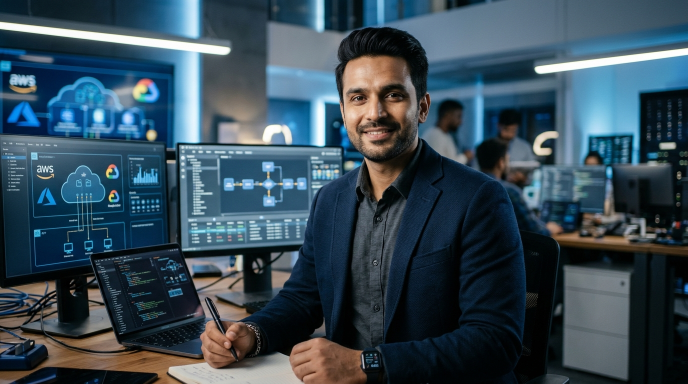
#> input picture assets/handsome_engineer.jpg, 1376 x 768 px, found by its file name (shown at 1/2 size); its folder holds 7 pictures in this run
$ python render_oneps_master_90s.py
#> lines starting #> are read from the running program, lines starting #| are printed output that depends on the picture
#!/usr/bin/env python3
"""
Cloud Engineering Master Video Production Engine (Updated Edition)
Creative Direction: Cinematic Futuristic · 90 Seconds · 16:9 Master · Indian Male Deep AI Narration (en-IN-PrabhatNeural)
Updates:
1. Natural deep Indian male voice in his 30s (en-IN-PrabhatNeural @ -4Hz, +6% rate)
2. Removed all OnePS branding from video images completely
3. Featured handsome Indian male engineer portrait in Scene 02 (The Engineer)
"""

import os
import sys
import math
import asyncio
import subprocess
import wave
import numpy as np
from PIL import Image, ImageDraw, ImageFont, ImageFilter, ImageEnhance

WIDTH = 1920
HEIGHT = 1080
FPS = 30
SAMPLE_RATE = 48000
TOTAL_DURATION = 90.0
TOTAL_FRAMES = int(FPS * TOTAL_DURATION)
TOTAL_SAMPLES = int(SAMPLE_RATE * TOTAL_DURATION)

FFMPEG_BIN = "/Users/sanjeevsingh/.local/bin/ffmpeg"
WORKSPACE_DIR = "/Users/sanjeevsingh/DevOps/sanjiivsingh"
ASSETS_DIR = os.path.join(WORKSPACE_DIR, "assets")
SCRIPTS_DIR = os.path.join(WORKSPACE_DIR, "scripts")
CAPTIONS_DIR = os.path.join(WORKSPACE_DIR, "docs")
DOCKER_SHOWREEL_DIR = "/Users/sanjeevsingh/DevOps/Docker/sanjeevsingh.oneps.in/video-showreel"

OUTPUT_MP4 = os.path.join(ASSETS_DIR, "intro.mp4")
OUTPUT_POSTER = os.path.join(ASSETS_DIR, "showreel_poster.jpg")
OUTPUT_WEBP = os.path.join(ASSETS_DIR, "intro_preview.webp")
OUTPUT_WAV = "/tmp/master_soundtrack_90s.wav"

# Fonts
FONT_TITLE = ImageFont.truetype("/System/Library/Fonts/Helvetica.ttc", 36, index=1)
FONT_SUBTITLE = ImageFont.truetype("/System/Library/Fonts/Helvetica.ttc", 20, index=0)
FONT_MONO = ImageFont.truetype("/System/Library/Fonts/Menlo.ttc", 16, index=0)
FONT_MONO_BOLD = ImageFont.truetype("/System/Library/Fonts/Menlo.ttc", 16, index=1)
FONT_MONO_CODE = ImageFont.truetype("/System/Library/Fonts/Menlo.ttc", 18, index=0)
FONT_BRAND_NAME = ImageFont.truetype("/System/Library/Fonts/Helvetica.ttc", 62, index=1)
FONT_BRAND_ROLE = ImageFont.truetype("/System/Library/Fonts/Helvetica.ttc", 25, index=1)
FONT_QUOTE = ImageFont.truetype("/System/Library/Fonts/Helvetica.ttc", 22, index=2)

# Color Palette (Deep Navy / Electric Cyan / Emerald Green / Amber Gold)
CYAN_ACCENT = (0, 210, 255)
GREEN_ACCENT = (0, 255, 180)
GOLD_ACCENT = (255, 205, 85)
TEXT_WHITE = (255, 255, 255)
TEXT_MUTED = (180, 205, 230)
BORDER_CYAN = (0, 210, 255, 120)
PANEL_BG = (8, 14, 28, 230)

SCENES = [
    {
        "id": "scene_01",
        "num": 1,
        "name": "THE DIGITAL HORIZON",
        "duration": 5.0,
        "title": "BUILD. SECURE. SCALE.",
        "subtitle": "Enterprise Cloud Infrastructure · Platform Automation",
        "overlay": "From Cloud Complexity to Engineering Confidence",
        "tags": ["GLOBAL TRANSIT", "AZURE CLOUD", "TERRAFORM IaC"],
        "base_key": "globe",
        "motion": "zoom_in"
    },
    {
        "id": "scene_02",
        "num": 2,
        "name": "THE ENGINEER",
        "duration": 7.0,
        "title": "SANJEEV SINGH / DEVOPS & CLOUD ARCHITECT",
        "subtitle": "Turning cloud complexity into practical, repeatable engineering solutions.",
        "overlay": "Senior DevOps & Cloud Architecture Consultant",
        "tags": ["10+ YRS GOVERNANCE", "5+ YRS AZURE & IaC", "ZERO-TRUST DEFENSE"],
        "base_key": "engineer",
        "motion": "pan_right"
    },
    {
        "id": "scene_03",
        "num": 3,
        "name": "THE CLOUD JOURNEY",
        "duration": 8.0,
        "title": "FROM COMPLEXITY TO CLARITY",
        "subtitle": "Eliminating manual, fragmented operations with codified cloud architecture.",
        "overlay": "Harmonizing fragmented operations into repeatable systems",
        "tags": ["MANUAL → CODIFIED", "ZERO CONFIG DRIFT", "ENTERPRISE MESH"],
        "base_key": "network",
        "motion": "drift"
    },
    {
        "id": "scene_04",
        "num": 4,
        "name": "INFRASTRUCTURE AS CODE",
        "duration": 7.0,
        "title": "TERRAFORM / REUSABLE MODULES / REPEATABLE INFRASTRUCTURE",
        "subtitle": "From Azure infrastructure to reusable Terraform modules, environments become consistent.",
        "overlay": "Reusable infrastructure. Consistent deployments.",
        "tags": ["MODULAR HCL", "STATE LEASE LOCKING", "ZERO DRIFT"],
        "base_key": "code_bg",
        "motion": "zoom_in"
    },
    {
        "id": "scene_05",
        "num": 5,
        "name": "AZURE ARCHITECTURE",
        "duration": 7.0,
        "title": "AZURE CLOUD FOUNDATIONS",
        "subtitle": "Secure multi-subscription landing zones with centralized transit firewall and private endpoints.",
        "overlay": "Designed around real workloads.",
        "tags": ["HUB-AND-SPOKE VNets", "AZURE FIREWALL", "PRIVATE LINK", "CAF COMPLIANT"],
        "base_key": "network",
        "motion": "pan_left_to_right"
    },
    {
        "id": "scene_06",
        "num": 6,
        "name": "CI/CD IN MOTION",
        "duration": 7.0,
        "title": "AUTOMATE THE PATH TO PRODUCTION",
        "subtitle": "With automated pipelines, validation, security checks, and controlled deployments.",
        "overlay": "Automated workflows. Controlled changes.",
        "tags": ["GITHUB ACTIONS", "AZURE DEVOPS", "CONTROLLED GATES"],
        "base_key": "pipeline",
        "motion": "pan_right"
    },
    {
        "id": "scene_07",
        "num": 7,
        "name": "QUALITY GATES",
        "duration": 6.0,
        "title": "VALIDATE. REVIEW. DEPLOY.",
        "subtitle": "Automated scan output and approval gates guarantee zero vulnerabilities reach production.",
        "overlay": "Validate early. Review intelligently.",
        "tags": ["TFLINT", "CHECKOV SAST", "TFSEC", "GITLEAKS"],
        "base_key": "pipeline",
        "motion": "zoom_in"
    },
    {
        "id": "scene_08",
        "num": 8,
        "name": "MODERN WORKLOADS",
        "duration": 7.0,
        "title": "CONTAINERS / ORCHESTRATION / SCALABILITY",
        "subtitle": "From networking and compute to containers, identity, and secrets management.",
        "overlay": "Production Kubernetes & Microservices.",
        "tags": ["AZURE KUBERNETES SERVICE", "WORKLOAD IDENTITY", "HPA AUTOSCALING"],
        "base_key": "cloud",
        "motion": "pull_back"
    },
    {
        "id": "scene_09",
        "num": 9,
        "name": "SECURITY BY DESIGN",
        "duration": 8.0,
        "title": "SECURE FOUNDATIONS. CONTROLLED ACCESS.",
        "subtitle": "Building secure foundations with least-privilege RBAC, secret protection, and policy enforcement.",
        "overlay": "Defense-in-depth & Least-Privilege Governance.",
        "tags": ["ZERO TRUST", "ENTRA ID OIDC", "KEY VAULT HSM", "POLICY AUDIT"],
        "base_key": "cloud",
        "motion": "drift"
    },
    {
        "id": "scene_10",
        "num": 10,
        "name": "OPERATIONAL VISIBILITY",
        "duration": 8.0,
        "title": "OBSERVE. TROUBLESHOOT. IMPROVE.",
        "subtitle": "And beyond deployment, the goal is clear: improve visibility, simplify operations.",
        "overlay": "Continuous monitoring & Proactive incident reduction.",
        "tags": ["AZURE MONITOR", "LOG ANALYTICS", "PROMETHEUS", "DISTRIBUTED TRACING"],
        "base_key": "cloud",
        "motion": "pan_right"
    },
    {
        "id": "scene_11",
        "num": 11,
        "name": "BUSINESS OUTCOMES",
        "duration": 10.0,
        "title": "CONSISTENCY / VISIBILITY / CONTROL",
        "subtitle": "Transforming fragmented operations into scalable cloud platforms that grow with your business.",
        "overlay": "Scalable cloud engineering that grows with your business.",
        "tags": ["ZERO DRIFT", "FINOPS OPTIMIZATION", "SUSTAINABLE SCALE"],
        "base_key": "network",
        "motion": "zoom_in"
    },
    {
        "id": "scene_12",
        "num": 12,
        "name": "PLATFORM ENGINEERING FINALE",
        "duration": 10.0,
        "title": "SANJEEV SINGH — BUILD. SECURE. SCALE.",
        "subtitle": "One point for your cloud engineering journey.",
        "overlay": "From Cloud Complexity to Engineering Confidence",
        "tags": ["AZURE CLOUD", "MODULAR TERRAFORM", "DEVSECOPS", "KUBERNETES"],
        "base_key": "endcard",
        "motion": "breathe"
    }
]

TAKES = [
    {
        "id": "take1_opening",
        "start": 0.5,
        "text": "Every great digital idea needs more than code. It needs a cloud foundation built to perform, adapt, and grow."
    },
    {
        "id": "take2_intro",
        "start": 10.5,
        "text": "I'm Sanjeev Singh, a DevOps and cloud engineer. Through OnePS, I help businesses turn cloud complexity into practical engineering solutions."
    },
    {
        "id": "take3_iac",
        "start": 22.5,
        "text": "From Azure infrastructure to reusable Terraform modules, I help make environments consistent, repeatable, and easier to manage."
    },
    {
        "id": "take4_cicd",
        "start": 34.5,
        "text": "With automated pipelines, validation, security checks, and controlled deployments, infrastructure changes become more predictable and easier to review."
    },
    {
        "id": "take5_arch_sec",
        "start": 47.5,
        "text": "From networking and compute to containers, identity, and secrets management, I focus on building secure foundations that support real workloads."
    },
    {
        "id": "take6_ops",
        "start": 61.5,
        "text": "And beyond deployment, the goal is clear: improve visibility, simplify operations, and create room for sustainable growth."
    },
    {
        "id": "take7_invite",
        "start": 72.5,
        "text": "Whether you're launching a startup, modernizing infrastructure, or improving your delivery workflows, let's build your next cloud milestone together. OnePS. One point for your cloud engineering journey."
    }
]

async def synthesize_all_narration_takes(temp_dir="/tmp/oneps_audio_indian"):
    import edge_tts
    os.makedirs(temp_dir, exist_ok=True)
    voice_track = np.zeros(TOTAL_SAMPLES, dtype=np.float32)

    print("Synthesizing voice narration with deep Indian male neural voice (en-IN-PrabhatNeural)...")
    for take in TAKES:
        mp3_p = os.path.join(temp_dir, f"{take['id']}.mp3")
        wav_p = os.path.join(temp_dir, f"{take['id']}.wav")

        # Deep Indian male in his 30s
        tts = edge_tts.Communicate(text=take["text"], voice="en-IN-PrabhatNeural", rate="+6%", pitch="-4Hz")
        await tts.save(mp3_p)

        # Convert to 48kHz mono WAV with rich broadcast EQ (subtle warm bass boost + crisp clarity)
        cmd_ff = [
            FFMPEG_BIN, "-y", "-i", mp3_p,
            "-af", "highpass=f=75,equalizer=f=180:t=q:w=1.0:g=2.0,equalizer=f=3200:t=q:w=1.2:g=2.2,alimiter=limit=0.95",
            "-ar", str(SAMPLE_RATE), "-ac", "1", wav_p
        ]
        subprocess.run(cmd_ff, stdout=subprocess.DEVNULL, stderr=subprocess.DEVNULL, check=True)

        with wave.open(wav_p, "rb") as wf:
            data = wf.readframes(wf.getnframes())
            samples = np.frombuffer(data, dtype=np.int16).astype(np.float32) / 32768.0

        start_idx = int(take["start"] * SAMPLE_RATE)
        end_idx = min(start_idx + len(samples), TOTAL_SAMPLES)
        length = end_idx - start_idx
        voice_track[start_idx:end_idx] += samples[:length] * 0.96

    return voice_track

def generate_soundtrack():
    print(f"Synthesizing 90-second soundtrack with dynamic ducking...")
    # 1. Voice
    voice_track = asyncio.run(synthesize_all_narration_takes())

    # 2. Cinematic Music Bed
    left = np.zeros(TOTAL_SAMPLES, dtype=np.float32)
    right = np.zeros(TOTAL_SAMPLES, dtype=np.float32)

    chords = [
        (0.0, 10.0, [65.41, 130.81, 155.56, 196.00, 261.63, 311.13]),
        (10.0, 20.0, [51.91, 103.83, 130.81, 155.56, 207.65, 261.63]),
        (20.0, 34.0, [77.78, 155.56, 196.00, 233.08, 311.13, 392.00]),
        (34.0, 47.0, [58.27, 116.54, 146.83, 174.61, 233.08, 293.66]),
        (47.0, 55.0, [43.65, 87.31, 130.81, 155.56, 174.61, 261.63]),
        (55.0, 70.0, [65.41, 130.81, 155.56, 196.00, 233.08, 261.63]),
        (70.0, 80.0, [51.91, 103.83, 130.81, 155.56, 207.65, 261.63, 311.13]),
        (80.0, 85.0, [58.27, 116.54, 146.83, 174.61, 233.08, 293.66, 349.23]),
        (85.0, 90.0, [65.41, 130.81, 196.00, 261.63, 329.63, 392.00, 523.25])
    ]

    for start_t, end_t, freqs in chords:
        if start_t >= TOTAL_DURATION:
            continue
        actual_end = min(end_t, TOTAL_DURATION)
        idx_s = int(start_t * SAMPLE_RATE)
        idx_e = int(actual_end * SAMPLE_RATE)
        dur = actual_end - start_t
        t_chord = np.linspace(0, dur, idx_e - idx_s, endpoint=False)

        attack = min(1.5, dur * 0.25)
        release = min(2.5, dur * 0.3)
        env = np.ones_like(t_chord)
        att_idx = int(attack * SAMPLE_RATE)
        rel_idx = int(release * SAMPLE_RATE)
        if att_idx > 0:
            env[:att_idx] = 0.5 * (1 - np.cos(np.pi * np.linspace(0, 1, att_idx)))
        if rel_idx > 0:
            env[-rel_idx:] = 0.5 * (1 + np.cos(np.pi * np.linspace(0, 1, rel_idx)))

        for i, f in enumerate(freqs):
            detune_l = np.sin(2 * np.pi * (f - 0.22) * t_chord)
            detune_r = np.sin(2 * np.pi * (f + 0.22) * t_chord)
            harm_l = 0.25 * np.sin(4 * np.pi * f * t_chord)
            harm_r = 0.25 * np.sin(4 * np.pi * f * t_chord)
            amp = (0.09 / (1 + 0.35 * i))
            left[idx_s:idx_e] += (detune_l + harm_l) * env * amp
            right[idx_s:idx_e] += (detune_r + harm_r) * env * amp

    # Transition braams
    scene_starts = [0.0, 5.0, 12.0, 20.0, 27.0, 34.0, 41.0, 47.0, 54.0, 62.0, 70.0, 80.0]
    for t_imp in scene_starts:
        if t_imp >= TOTAL_DURATION - 2.0:
            continue
        imp_dur = min(4.0, TOTAL_DURATION - t_imp)
        idx_s = int(t_imp * SAMPLE_RATE)
        idx_e = idx_s + int(imp_dur * SAMPLE_RATE)
        t_imp_arr = np.linspace(0, imp_dur, idx_e - idx_s, endpoint=False)

        freq_pitch = 60.0 * np.exp(-t_imp_arr * 1.6) + 30.0
        phase = 2 * np.pi * np.cumsum(freq_pitch) / SAMPLE_RATE
        env_imp = np.exp(-t_imp_arr * 0.95)

        sub = 0.35 * np.sin(phase) * env_imp
        sat = 0.12 * np.sin(phase * 2) * env_imp
        noise = (np.random.rand(len(t_imp_arr)) * 2 - 1) * np.exp(-t_imp_arr * 16.0) * 0.10
        left[idx_s:idx_e] += (sub + sat + noise)
        right[idx_s:idx_e] += (sub + sat + noise)

    # Rhythmic Pulses
    beat_step = 0.3
    for b in np.arange(10.0, 85.0, beat_step):
        idx_b = int(b * SAMPLE_RATE)
        tick_len = int(0.04 * SAMPLE_RATE)
        if idx_b + tick_len > TOTAL_SAMPLES:
            break
        t_tick = np.linspace(0, 0.04, tick_len, endpoint=False)
        tick_env = np.exp(-t_tick * 85.0)
        pan = 0.25 * np.sin(2 * np.pi * b * 0.3)
        pitch = 2200 if int(b / beat_step) % 2 == 0 else 3300
        tick_wave = 0.035 * np.sin(2 * np.pi * pitch * t_tick) * tick_env
        left[idx_b:idx_b + tick_len] += tick_wave * (0.5 - pan)
        right[idx_b:idx_b + tick_len] += tick_wave * (0.5 + pan)

    # Resolution Chime
    chime_start = 85.0
    idx_c_s = int(chime_start * SAMPLE_RATE)
    idx_c_e = TOTAL_SAMPLES
    t_chime = np.linspace(0, (idx_c_e - idx_c_s)/SAMPLE_RATE, idx_c_e - idx_c_s, endpoint=False)
    chime_env = np.exp(-t_chime * 0.5)
    for cf in [523.25, 659.25, 783.99, 1046.50, 1318.51]:
        chime_w = 0.05 * np.sin(2 * np.pi * cf * t_chime) * chime_env
        left[idx_c_s:idx_c_e] += chime_w
        right[idx_c_s:idx_c_e] += chime_w

    # Dynamic speech ducking
    window_size = int(0.05 * SAMPLE_RATE)
    envelope = np.convolve(np.abs(voice_track), np.ones(window_size) / window_size, mode='same')
    speech_active = (envelope > 0.015).astype(np.float32)

    duck_gain = np.ones(TOTAL_SAMPLES, dtype=np.float32)
    curr_gain = 1.0
    att_coeff = 1.0 - np.exp(-1.0 / (0.15 * SAMPLE_RATE))
    rel_coeff = 1.0 - np.exp(-1.0 / (0.40 * SAMPLE_RATE))
    for i in range(TOTAL_SAMPLES):
        target = 0.20 if speech_active[i] > 0.5 else 1.0
        curr_gain += (target - curr_gain) * (att_coeff if target < curr_gain else rel_coeff)
        duck_gain[i] = curr_gain

    master_l = left * duck_gain + voice_track * 1.25
    master_r = right * duck_gain + voice_track * 1.25
    peak = max(np.max(np.abs(master_l)), np.max(np.abs(master_r)), 1e-5)
    master_l = (master_l / peak) * 0.92
    master_r = (master_r / peak) * 0.92

    stereo = np.empty((TOTAL_SAMPLES, 2), dtype=np.int16)
    stereo[:, 0] = (master_l * 32767).astype(np.int16)
    stereo[:, 1] = (master_r * 32767).astype(np.int16)

    with wave.open(OUTPUT_WAV, "wb") as wf:
        wf.setnchannels(2)
        wf.setsampwidth(2)
        wf.setframerate(SAMPLE_RATE)
        wf.writeframes(stereo.tobytes())
    print("Soundtrack successfully exported to:", OUTPUT_WAV)

def load_base_graphics():
    print("Loading and preparing high-definition base visuals...")
    g_dir = os.path.join(DOCKER_SHOWREEL_DIR, "graphics")
    w_scaled = int(WIDTH * 1.15)
    h_scaled = int(HEIGHT * 1.15)

    def prep_img(path):
        if os.path.exists(path):
            im = Image.open(path).convert("RGB")
            im_large = im.resize((w_scaled, h_scaled), Image.Resampling.LANCZOS)
            return ImageEnhance.Sharpness(im_large).enhance(1.2)
        return Image.new("RGB", (w_scaled, h_scaled), (6, 12, 24))

    graphics = {
        "globe": prep_img(os.path.join(g_dir, "scene1_cloud_vision.jpg")),
        "engineer": prep_img(os.path.join(ASSETS_DIR, "handsome_engineer.jpg")),
        "code_bg": prep_img(os.path.join(g_dir, "scene2_terraform_iac.jpg")),
        "network": prep_img(os.path.join(g_dir, "scene3_landing_zones.jpg")),
        "pipeline": prep_img(os.path.join(g_dir, "scene4_devsecops_pipeline.jpg")),
        "cloud": prep_img(os.path.join(g_dir, "scene5_containers_aks.jpg")),
        "endcard": prep_img(os.path.join(g_dir, "scene6_brand_reveal.jpg"))
    }
    return graphics

# [381 lines left out: functions draw_hud_header, draw_corner_reticles, draw_lower_third, render_scene_overlay, not called in this run]

def render_master_video():
    print(f"\n========================================================")
    print(f"Rendering Master 90s Video (Indian Male Neural AI) -> {OUTPUT_MP4}")
    print(f"========================================================")

    generate_soundtrack()
#> (the call stopped at `async def synthesize_all_narration_takes(temp_dir="/tmp/oneps_audio_in..`: edge_tts is not available in this run)
    base_bg = load_base_graphics()
#> in prep_img, im is the input picture: PIL image 1376x768 RGB; mean R, G, B 55.5, 75.1, 87.6
#> in prep_img (call 3), `return Image.new("RGB", (w_scaled, h_scaled), (6, 12, 24))`:
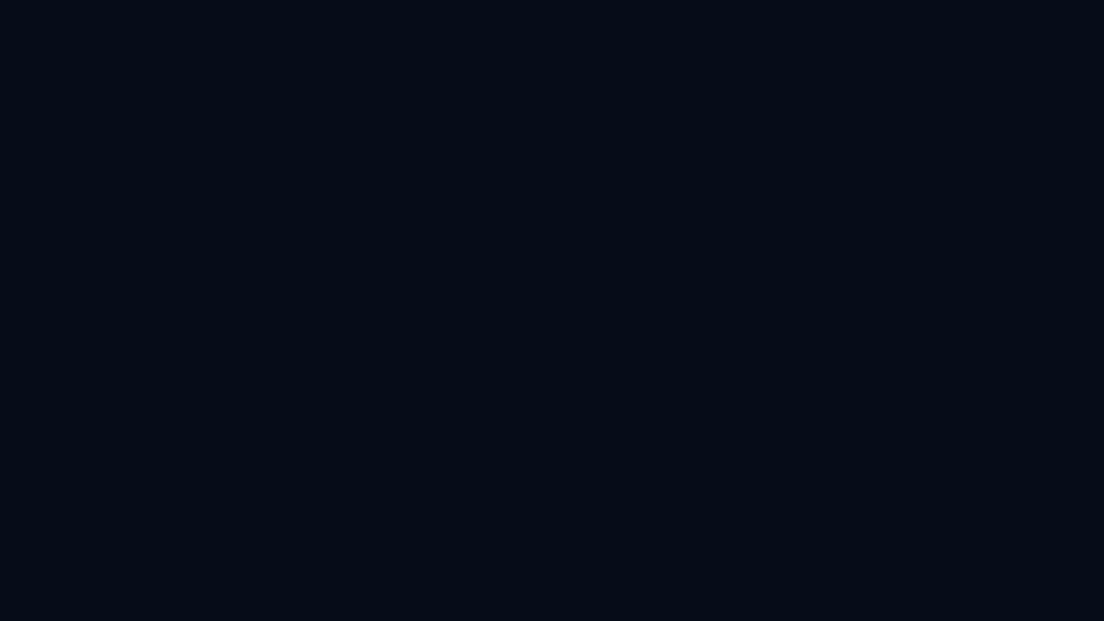
#> returned value: PIL image 2208x1242 RGB (shown at 1/2 size); mean R, G, B 6, 12, 24
#> base_bg = 7 items

    ffmpeg_cmd = [
        FFMPEG_BIN,
        "-y",
        "-f", "rawvideo",
        "-vcodec", "rawvideo",
        "-s", f"{WIDTH}x{HEIGHT}",
        "-pix_fmt", "rgba",
        "-r", str(FPS),
        "-i", "-",
        "-i", OUTPUT_WAV,
        "-c:v", "libx264",
        "-preset", "fast",
        "-crf", "18",
        "-pix_fmt", "yuv420p",
        "-c:a", "aac",
        "-b:a", "320k",
        "-movflags", "+faststart",
        "-shortest",
        OUTPUT_MP4
    ]

#> (the run stopped early here; a loop or call above may not have finished)
